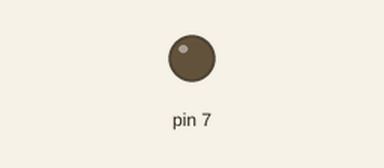
Simulated run of this sketch. Board: Arduino Uno, built with avr-gcc and run on an emulated ATmega328P. Shown: output pins drawn as LEDs (lit = HIGH). Dashed ring = blinking. At 2.0 s the program stops and its outputs stay as they are.

Above: at 0.5 s.
At 1.85 s:
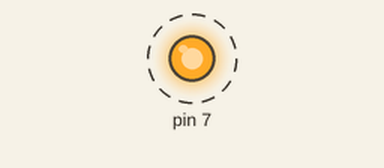
Timing chart, 0 to 3.0 s (numbered marks = the images above):
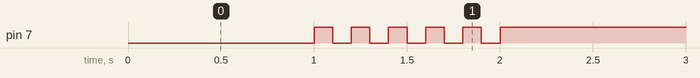

The sketch:

05_practice_2.ino
```cpp
void setup() {
  pinMode(7, OUTPUT);
}

void loop() {
  digitalWrite(7, 0);
  delay(1000);

  for (int i = 0; i < 5; i++) {
    digitalWrite(7, 1);
    delay(100);
    digitalWrite(7, 0);
    delay(100);
  }
  digitalWrite(7, 1);
  while(1) {}
}
```

Measured:
- by itself, pin 7: alternates HIGH for 0.10 s and LOW for 0.10 s, 11 changes in all, then stays HIGH
